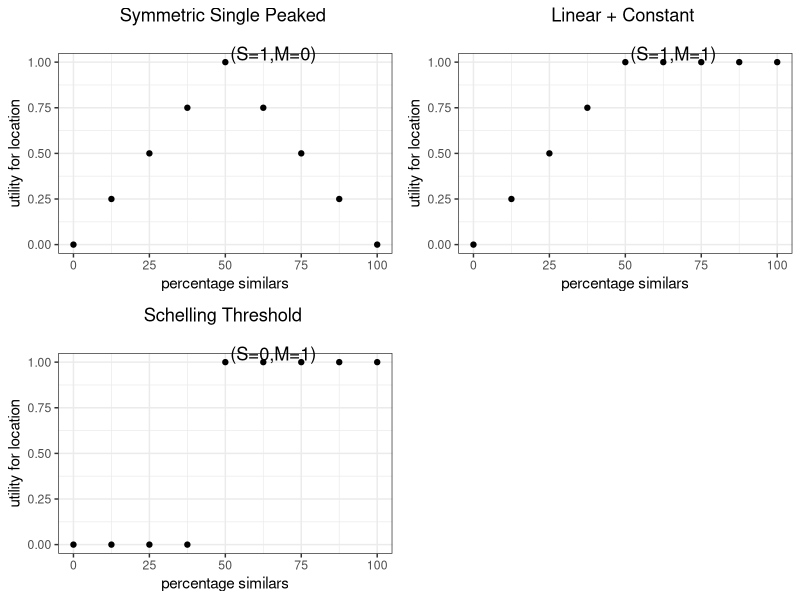
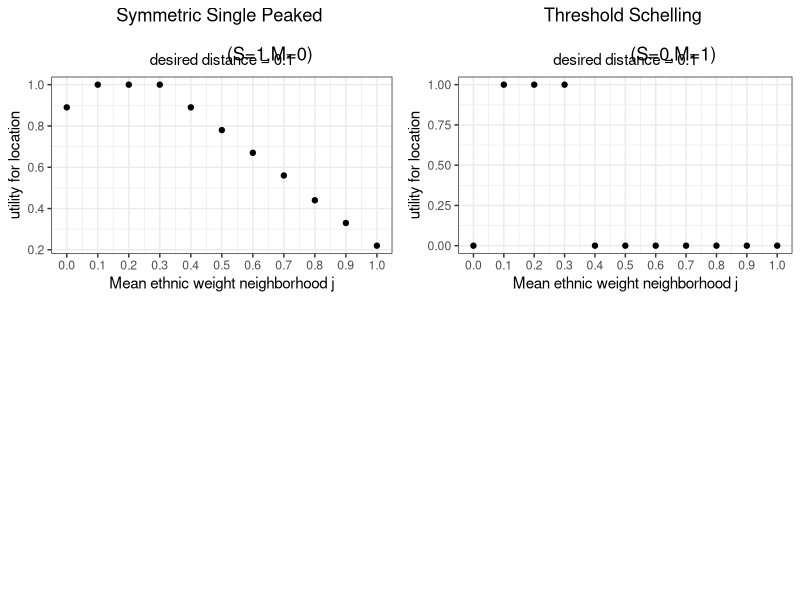
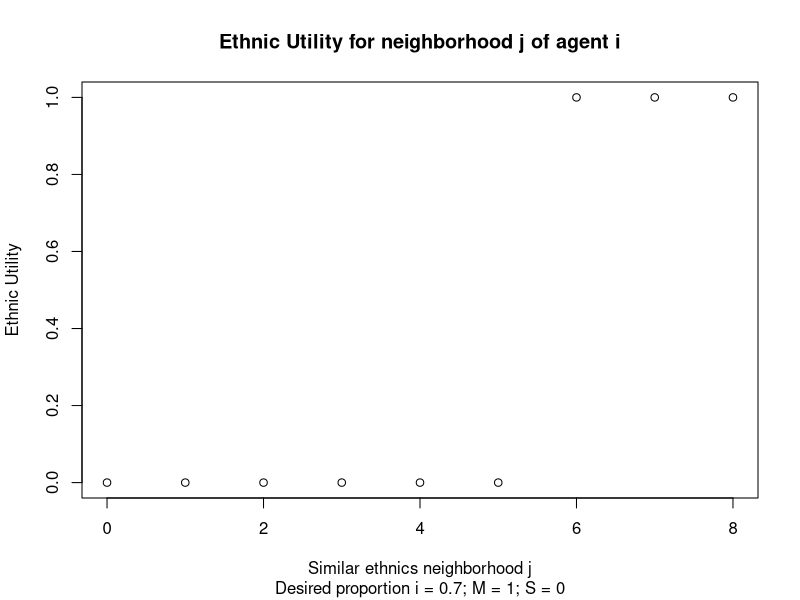
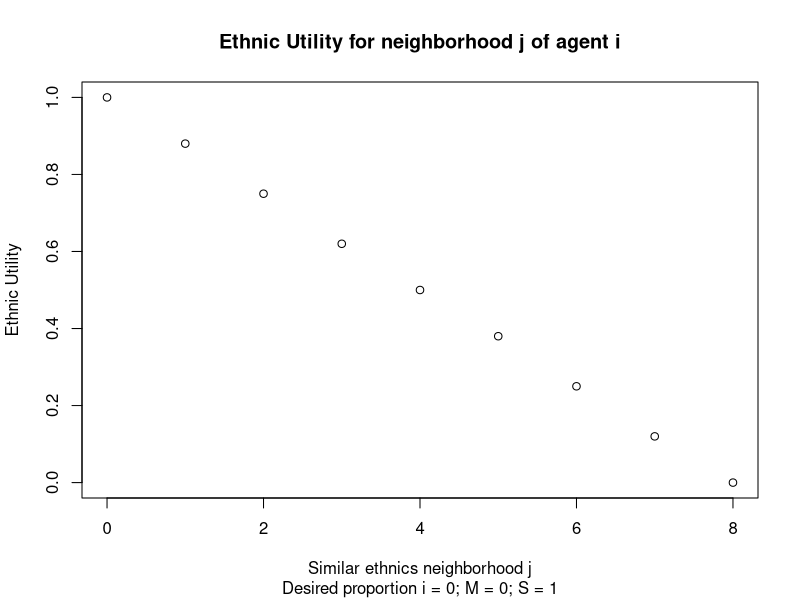
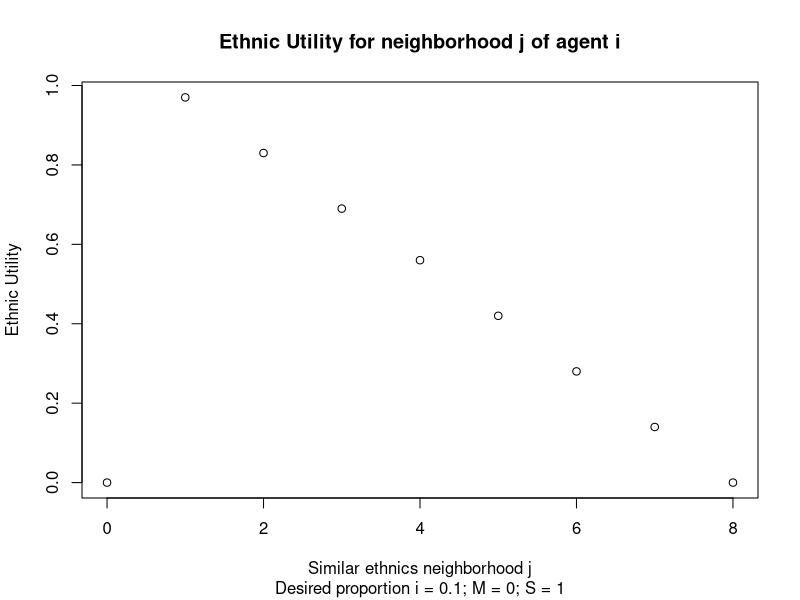
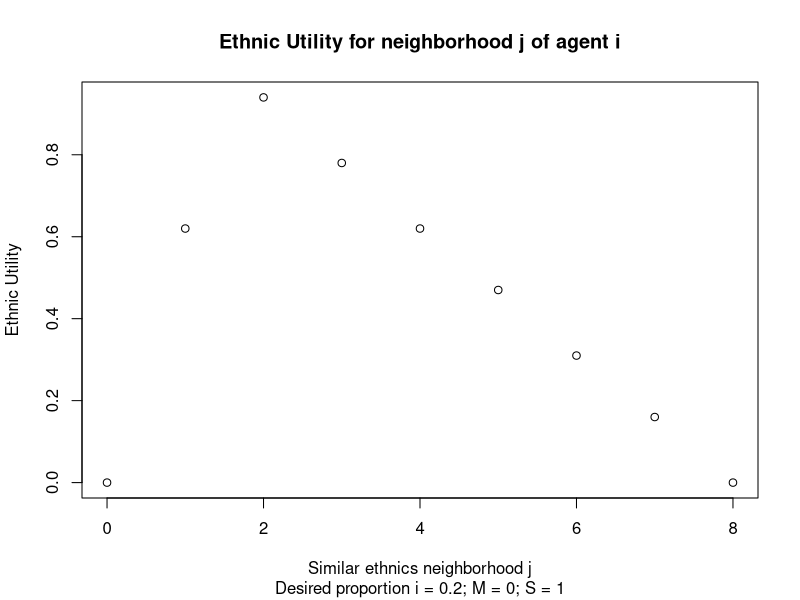
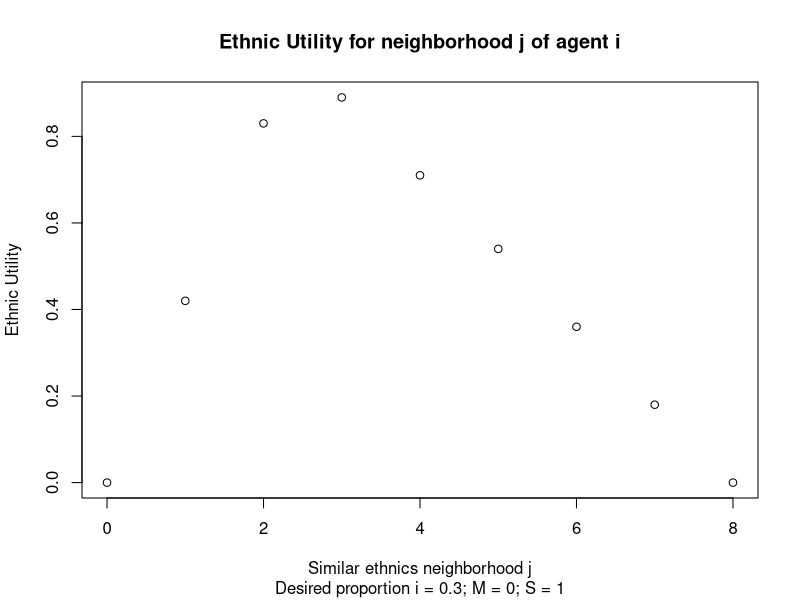
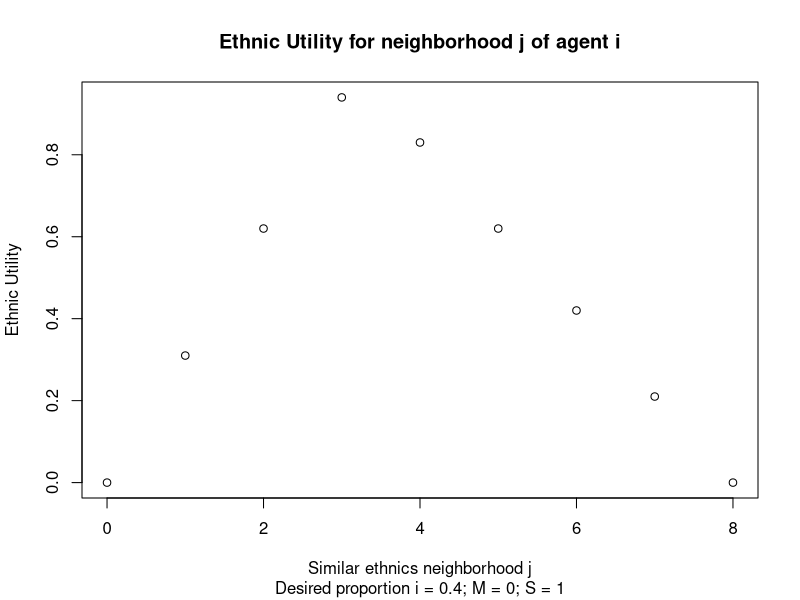

These figures' R source, in order:
## ---- chunk 1
knitr::opts_chunk$set(echo = TRUE, fig.lp="fig:")

library(Hmisc)
library(ggplot2)
library(gridExtra)
library(ggpubr)

# Here functions that are used.

# Calculation ethnic utility (for each option)
# i_e: ethnic threshold (ideal point)
# M: right-side decreasing slope
# x: number agents in neighborhood with same color
# n: total number agents in neighborhood
# S: left-side increasing slope
# Note: if (x > n){U <- NA} to show the case number of agents in neighborhood different from 8, so that utility is calculated based on this, although x-axis in graph has 8 points  (excluded from calculation)

 

 f_eth <- function(i_e,M,x,n,S){
   if (x > n){
     U <- NA}else{
   if (x < round(n*i_e,digits = 2)){
    U <- (x / round((n*i_e),digits = 2)) * S
     }else {
       U <- M + ((1- (x/n))*(1-M))/(1-i_e)   
     }
   round(U,digits = 2)
     }
 }






# Calculation value utility (for each option)

 f_val <- function(e_w,ew_ng,M,i_v,S){
   if (round(abs(e_w-ew_ng), digits=2) <= i_v) {
     U <- 1
     }else{
      U <- (M + ((1-(round(abs(e_w-ew_ng), digits=2)))*(1-M))/(1-i_v)) * S
    }
   round(U,digits = 2)
 }

# f_val <- function(e_w,ew_ng,M,i_v,S){
#   if (round(abs(e_w-ew_ng), digits=2) < i_v) {
#     U <- 1
#     }else{
#       U <- (M + ((1-(round(abs(e_w-ew_ng), digits=2)))*(1-M))/(1-i_v)) * S
#     }
#   round(U,digits = 2)
# }

# Probability (random utility with logistic regression) to relocate

prob <- function(d_u_e,d_u_v,e_w,par_v){round(1 / (1 + exp(-(e_w*10)*(d_u_e) + (-(v_w*10)*(d_u_v)))),digits= 2)}

# install.packages("tinytex", repos = "https://cloud.r-project.org" ) if debug needed?

## ---- chunk 2

# f2 <- function(p,M,x,n,S)

i_e = 0.5
M = 0
S = 1
n = 8

f0s <- f_eth(i_e,M,0,n,S)
f1s <- f_eth(i_e,M,1,n,S)
f2s <- f_eth(i_e,M,2,n,S)
f3s <- f_eth(i_e,M,3,n,S)
f4s <- f_eth(i_e,M,4,n,S)
f5s <- f_eth(i_e,M,5,n,S)
f6s <- f_eth(i_e,M,6,n,S)
f7s <- f_eth(i_e,M,7,n,S)
f8s <- f_eth(i_e,M,8,n,S)

i_e = 0.5
M = 1
S = 1
n = 8

f0c <- f_eth(i_e,M,0,n,S)
f1c <- f_eth(i_e,M,1,n,S)
f2c <- f_eth(i_e,M,2,n,S)
f3c <- f_eth(i_e,M,3,n,S)
f4c <- f_eth(i_e,M,4,n,S)
f5c <- f_eth(i_e,M,5,n,S)
f6c <- f_eth(i_e,M,6,n,S)
f7c <- f_eth(i_e,M,7,n,S)
f8c <- f_eth(i_e,M,8,n,S)


i_e = 0.5
M = 1
S = 0
n = 8

f0t <- f_eth(i_e,M,0,n,S)
f1t <- f_eth(i_e,M,1,n,S)
f2t <- f_eth(i_e,M,2,n,S)
f3t <- f_eth(i_e,M,3,n,S)
f4t <- f_eth(i_e,M,4,n,S)
f5t <- f_eth(i_e,M,5,n,S)
f6t <- f_eth(i_e,M,6,n,S)
f7t <- f_eth(i_e,M,7,n,S)
f8t <- f_eth(i_e,M,8,n,S)

Utility_S <- c(f0s,f1s,f2s,f3s,f4s,f5s,f6s,f7s,f8s)
Utility_C <- c(f0c,f1c,f2c,f3c,f4c,f5c,f6c,f7c,f8c)
Utility_T <- c(f0t,f1t,f2t,f3t,f4t,f5t,f6t,f7t,f8t)


# name_E <- paste0("Desired proportion i = ",i_e,"; M = ",M,"; S = ",S)
# plot(num_sim_col,Utility_T, xlab = "Similar ethnics neighborhood j", ylab = "Ethnic Utility",  main = "Ethnic Utility for neighborhood j of agent i",  sub = name_E)
# report_E <- paste0("M = ",M,"; S = ",S,"; Desired proportion i = ",i_e,"; Similar ethnics neighborhood j = ", seq(0, 8, by = 1), "; Utility ij = ", Utility_T)
# print(report_E)


# func_type <- c(rep("symmetric",9),rep("constant",9),rep("threshold",9))

x_graph <- rep(seq(0, 100, by = 12.5),3)
funct_symm <- c(rep("symmetric",9),rep("constant",9),rep("threshold",9))
utility_location <- c(Utility_S,Utility_C,Utility_T)

symmetric <- data.frame(x_graph[c(0:9)],utility_location[c(0:9)],funct_symm[c(0:9)])
constant <- data.frame(x_graph[c(10:18)],utility_location[c(10:18)],funct_symm[c(10:18)])
threshold <- data.frame(x_graph[c(19:27)],utility_location[c(19:27)],funct_symm[c(19:27)])

# symmetric
# constant
# threshold

symmetric_graph <- ggplot(symmetric,aes(x_graph[c(0:9)],utility_location[c(0:9)])) 
constant_graph <- ggplot(constant,aes(x_graph[c(10:18)],utility_location[c(10:18)])) 
threshold_graph <- ggplot(threshold,aes(x_graph[c(19:27)],utility_location[c(19:27)])) 

symmetric_plot <- symmetric_graph + geom_point() + theme_bw() + labs(x = "percentage similars",y = "utility for location") + ggtitle("Symmetric Single Peaked \n\r (S=1,M=0) ") + theme(plot.title = element_text(hjust = 0.5))
constant_plot <- constant_graph + geom_point() + theme_bw() + labs(x = "percentage similars",y = "utility for location") + ggtitle("Linear + Constant \n\r (S=1,M=1)") + theme(plot.title = element_text(hjust = 0.5))
threshold_plot <- threshold_graph + geom_point() + theme_bw() + labs(x = "percentage similars",y = "utility for location") + ggtitle("Schelling Threshold \n\r (S=0,M=1) ") + theme(plot.title = element_text(hjust = 0.5)) 

suppressWarnings(
grid.arrange(symmetric_plot, constant_plot,threshold_plot, ncol= 2,nrow = 2)
)



## ---- chunk 3

# f_val <- function(e_w,ew_ng,M,i_v,S)

e_w <- 0.2
e_w_ng <- seq(0.0,1.0, by = 0.1)
i_v <- 0.1
S <- 1
M <- 0

fvf0p  <- f_val(e_w,0,M,i_v,S)
fvf1p  <- f_val(e_w,0.1,M,i_v,S)
fvf2p   <- f_val(e_w,0.2,M,i_v,S)
fvf3p   <- f_val(e_w,0.3,M,i_v,S)
fvf4p   <- f_val(e_w,0.4,M,i_v,S)
fvf5p   <- f_val(e_w,0.5,M,i_v,S)
fvf6p   <- f_val(e_w,0.6,M,i_v,S)
fvf7p   <- f_val(e_w,0.7,M,i_v,S)
fvf8p   <- f_val(e_w,0.8,M,i_v,S)
fvf9p  <- f_val(e_w,0.9,M,i_v,S)
fvf10p  <- f_val(e_w,1.0,M,i_v,S)

e_w <- 0.2
e_w_ng <- seq(0.0,1.0, by = 0.1)
i_v <- 0.1
S <- 0
M <- 0 #M can be either 0 or 1, M = 0 is for declining slope, M = 1 keeps utility = 1 for values out of range, so S = 0 keeps  the threshold  with values out of the distance equal 0


fvf0t <- f_val(e_w,0,M,i_v,S)
fvf1t  <- f_val(e_w,0.1,M,i_v,S)
fvf2t   <- f_val(e_w,0.2,M,i_v,S)
fvf3t   <- f_val(e_w,0.3,M,i_v,S)
fvf4t   <- f_val(e_w,0.4,M,i_v,S)
fvf5t   <- f_val(e_w,0.5,M,i_v,S)
fvf6t  <- f_val(e_w,0.6,M,i_v,S)
fvf7t   <- f_val(e_w,0.7,M,i_v,S)
fvf8t   <- f_val(e_w,0.8,M,i_v,S)
fvf9t  <- f_val(e_w,0.9,M,i_v,S)
fvf10t  <- f_val(e_w,1.0,M,i_v,S)


x_graph_val <- seq(0.0,1.0, by = 0.1) #rep(seq(0.0,1.0, by = 0.1),2)
uti_val_pf <- c(fvf0p,fvf1p,fvf2p,fvf3p,fvf4p,fvf5p,fvf6p,fvf7p,fvf8p,fvf9p,fvf10p)
uti_val_th <- c(fvf0t,fvf1t,fvf2t,fvf3t,fvf4t,fvf5t,fvf6t,fvf7t,fvf8t,fvf9t,fvf10t)

symm_val <- data.frame(x_graph_val,uti_val_pf)
threshold_val <- data.frame(x_graph_val,uti_val_th)

# funct_symm_v <- c(rep("symmetric",9),rep("threshold",9))
  
symm_val_graph <- ggplot(symm_val,aes(x_graph_val,uti_val_pf))
thres_val_graph <- ggplot(threshold_val,aes(x_graph_val,uti_val_th))

subt_cont <- paste0("desired distance = ",i_v)

symm_val_plot <- symm_val_graph + geom_point() + theme_bw() + labs(x = "Mean ethnic weight neighborhood j",y = "utility for location") + ggtitle(label = "Symmetric Single Peaked \n\r (S=1,M=0) ",subtitle = subt_cont) + theme(plot.title = element_text(hjust = 0.5), plot.subtitle = element_text(hjust = 0.5))  + scale_x_continuous(breaks = seq(0.0,1.0,by = 0.1))

thres_val_plot <- thres_val_graph + geom_point() + theme_bw() + labs(x = "Mean ethnic weight neighborhood j",y = "utility for location") + ggtitle(label = "Threshold Schelling \n\r (S=0,M=1) ",subtitle = subt_cont) + theme(plot.title = element_text(hjust = 0.5), plot.subtitle = element_text(hjust = 0.5))  + scale_x_continuous(breaks = seq(0.0,1.0,by = 0.1))

# symm_val_plot
# thres_val_plot


suppressWarnings(
grid.arrange(symm_val_plot, thres_val_plot, ncol= 2,nrow = 2)
)


## ---- chunk 4


# f2 <- function(p,M,x,n,S)

i_e = 0.7
M = 1
S = 0
n = 8

f0m <- f_eth(i_e,M,0,n,S)
f1m <- f_eth(i_e,M,1,n,S)
f2m <- f_eth(i_e,M,2,n,S)
f3m <- f_eth(i_e,M,3,n,S)
f4m <- f_eth(i_e,M,4,n,S)
f5m <- f_eth(i_e,M,5,n,S)
f6m <- f_eth(i_e,M,6,n,S)
f7m <- f_eth(i_e,M,7,n,S)
f8m <- f_eth(i_e,M,8,n,S)

num_sim_col <- seq(0, 8, by = 1)
Utility_E <- c(f0m,f1m,f2m,f3m,f4m,f5m,f6m,f7m,f8m)
name_E <- paste0("Desired proportion i = ",i_e,"; M = ",M,"; S = ",S)

plot(num_sim_col,Utility_E, xlab = "Similar ethnics neighborhood j", ylab = "Ethnic Utility",  main = "Ethnic Utility for neighborhood j of agent i",  sub = name_E)

report_E <- paste0("M = ",M,"; S = ",S,"; Desired proportion i = ",i_e,"; Similar ethnics neighborhood j = ", seq(0, 8, by = 1), "; Utility ij = ", Utility_E)

print(report_E)

## ---- chunk 5


# f2 <- function(p,M,x,n,S)

#i_e = 0.5
M = 0
S = 1
n = 8

for (i_e in seq (0.0,1.0, by = 0.1)){
  
f0m <- f_eth(i_e,M,0,n,S)
f1m <- f_eth(i_e,M,1,n,S)
f2m <- f_eth(i_e,M,2,n,S)
f3m <- f_eth(i_e,M,3,n,S)
f4m <- f_eth(i_e,M,4,n,S)
f5m <- f_eth(i_e,M,5,n,S)
f6m <- f_eth(i_e,M,6,n,S)
f7m <- f_eth(i_e,M,7,n,S)
f8m <- f_eth(i_e,M,8,n,S)

num_sim_col <- seq(0, 8, by = 1)
Utility_E <- c(f0m,f1m,f2m,f3m,f4m,f5m,f6m,f7m,f8m)
name_E <- paste0("Desired proportion i = ",i_e,"; M = ",M,"; S = ",S)

plot(num_sim_col,Utility_E, xlab = "Similar ethnics neighborhood j", ylab = "Ethnic Utility",  main = "Ethnic Utility for neighborhood j of agent i",  sub = name_E)

report_E <- paste0("M = ",M,"; S = ",S,"; Desired proportion i = ",i_e,"; Similar ethnics neighborhood j = ", seq(0, 8, by = 1), "; Utility ij = ", Utility_E)

print(report_E)

}
## ---- chunk 6

i_v <- 0.1
S  <- 1
M <- 0 #different values  of M do change results, even for M < 1

for (e_w in seq (0.0,1.0, by = 0.1)){

fv0d2 <- f_val(e_w,0,M,i_v,S)
fv1d2 <- f_val(e_w,0.1,M,i_v,S)
fv2d2 <- f_val(e_w,0.2,M,i_v,S)
fv3d2 <- f_val(e_w,0.3,M,i_v,S)
fv4d2 <- f_val(e_w,0.4,M,i_v,S)
fv5d2 <- f_val(e_w,0.5,M,i_v,S)
fv6d2 <- f_val(e_w,0.6,M,i_v,S)
fv7d2 <- f_val(e_w,0.7,M,i_v,S)
fv8d2 <- f_val(e_w,0.8,M,i_v,S)
fv9d2 <- f_val(e_w,0.9,M,i_v,S)
fv10d2 <- f_val(e_w,1.0,M,i_v,S)

value_mean_neighborhood <- seq(0.0, 1.0, by = 0.1)
Utility_V <- c(fv0d2,fv1d2,fv2d2,fv3d2,fv4d2,fv5d2,fv6d2,fv7d2,fv8d2,fv9d2,fv10d2)
name_V <- paste0("Ethnic weight i = ", e_w,"; desired distance i = ",i_v,"; M = ",M,"; S = ",S)

plot(value_mean_neighborhood,Utility_V, xlab = "Mean ethnic weight neighborhood j", ylab = "Value Utility neighborhood j",  main = "Value Utility for neighborhood j of agent i",  sub = name_V)

report_v <- paste0(name_V,"; Mean ethnic weight j = ", seq(0.0, 1.0, by = 0.1), "; Utility ij = ", Utility_V)

print(report_v)

}

## ---- chunk 7

for (d_u_e in seq (-1.0,1.0, by = 0.1)){
  
e_w <- 1
v_w <- 1-e_w

# d_u_e <- -1

dis_0   <- prob(d_u_e,0.0,e_w,v_w)
dis_0.1 <- prob(d_u_e,0.1,e_w,v_w)
dis_0.2 <- prob(d_u_e,0.2,e_w,v_w)
dis_0.3 <- prob(d_u_e,0.3,e_w,v_w)
dis_0.4 <- prob(d_u_e,0.4,e_w,v_w)
dis_0.5 <- prob(d_u_e,0.5,e_w,v_w)
dis_0.6 <- prob(d_u_e,0.6,e_w,v_w)
dis_0.7 <- prob(d_u_e,0.7,e_w,v_w)
dis_0.8 <- prob(d_u_e,0.8,e_w,v_w)
dis_0.9 <- prob(d_u_e,0.9,e_w,v_w)
dis_1   <- prob(d_u_e,1.0,e_w,v_w)
dis_0.1neg <- prob(d_u_e,-0.1,e_w,v_w)
dis_0.2neg <- prob(d_u_e,-0.2,e_w,v_w)
dis_0.3neg <- prob(d_u_e,-0.3,e_w,v_w)
dis_0.4neg <- prob(d_u_e,-0.4,e_w,v_w)
dis_0.5neg <- prob(d_u_e,-0.5,e_w,v_w)
dis_0.6neg <- prob(d_u_e,-0.6,e_w,v_w)
dis_0.7neg <- prob(d_u_e,-0.7,e_w,v_w)
dis_0.8neg <- prob(d_u_e,-0.8,e_w,v_w)
dis_0.9neg <- prob(d_u_e,-0.9,e_w,v_w)
dis_1neg   <- prob(d_u_e,-1.0,e_w,v_w)
  
  value_difference <- seq(-1.0,1.0, by = 0.1)
  prob_relocation <- seq(0.0, 1.0,  by = 0.1)
  
  prob_choice <- c(dis_1neg,dis_0.9neg,dis_0.8neg,dis_0.7neg,dis_0.6neg,dis_0.5neg,dis_0.4neg,dis_0.3neg,dis_0.2neg,dis_0.1neg,dis_0,dis_0.1,dis_0.2,dis_0.3,dis_0.4,dis_0.5,dis_0.6,dis_0.7,dis_0.8,dis_0.9,dis_1)
  
  name_diff <- paste0("Note: "," Ethnic parameter = ", e_w*10," ;"," Value parameter = ", v_w*10, 
                      "\r\n Utility Difference -1 = MIN Utility Alternative, 1 = MAX Utility Alternative")
  
  name_diff_title <-paste0("Probability to move to alternative","\r\n Difference Ethnic Utility (Alternative - Current) = ", d_u_e)
  
plot(value_difference,prob_choice, xlab = "x-axis: Difference Value Utility (Alternative - Current) \r\n",ylab = "probability", main = name_diff_title, sub = name_diff,ylim = c(0,1), yaxt = 'n')
axis(2,at=seq(0.0, 1.0, by = 0.25))

}


## ---- chunk 8

prob <- function(d_u_e,d_u_v,par_e,par_v){round(1 / (1 + exp(-par_e*(d_u_e) + (-par_v*(d_u_v)))),digits= 2)}

for (d_u_e in seq (-1.0,1.0, by = 0.1)){
  
par_e <- 10
par_v <- 10 - par_e

# d_u_e <- -1

  dis_0p   <- prob(d_u_e,0.0,par_e,par_v)
dis_0.1p <- prob(d_u_e,0.1,par_e,par_v)
dis_0.2p <- prob(d_u_e,0.2,par_e,par_v)
dis_0.3p <- prob(d_u_e,0.3,par_e,par_v)
dis_0.4p <- prob(d_u_e,0.4,par_e,par_v)
dis_0.5p <- prob(d_u_e,0.5,par_e,par_v)
dis_0.6p <- prob(d_u_e,0.6,par_e,par_v)
dis_0.7p <- prob(d_u_e,0.7,par_e,par_v)
dis_0.8p <- prob(d_u_e,0.8,par_e,par_v)
dis_0.9p <- prob(d_u_e,0.9,par_e,par_v)
dis_1p  <- prob(d_u_e,1.0,par_e,par_v)
dis_0.1negp <- prob(d_u_e,-0.1,par_e,par_v)
dis_0.2negp <- prob(d_u_e,-0.2,par_e,par_v)
dis_0.3negp <- prob(d_u_e,-0.3,par_e,par_v)
dis_0.4negp <- prob(d_u_e,-0.4,par_e,par_v)
dis_0.5negp <- prob(d_u_e,-0.5,par_e,par_v)
dis_0.6negp <- prob(d_u_e,-0.6,par_e,par_v)
dis_0.7negp <- prob(d_u_e,-0.7,par_e,par_v)
dis_0.8negp <- prob(d_u_e,-0.8,par_e,par_v)
dis_0.9negp <- prob(d_u_e,-0.9,par_e,par_v)
dis_1negp   <- prob(d_u_e,-1.0,par_e,par_v)
  
  value_difference <- seq(-1.0,1.0, by = 0.1)
  prob_relocation <- seq(0.0, 1.0,  by = 0.1)
  
  prob_choicep <- c(dis_1negp,dis_0.9negp,dis_0.8negp,dis_0.7negp,dis_0.6negp,dis_0.5negp,dis_0.4negp,dis_0.3negp,dis_0.2negp,dis_0.1negp,dis_0p,dis_0.1p,dis_0.2p,dis_0.3p,dis_0.4p,dis_0.5p,dis_0.6p,dis_0.7p,dis_0.8p,dis_0.9p,dis_1p)
  
  name_diff <- paste0("Note: "," Ethnic parameter = ", par_e," ;"," Value parameter = ", par_v, 
                      "\r\n Utility Difference -1 = MIN Utility Alternative, 1 = MAX Utility Alternative")
  
  name_diff_title <-paste0("Probability to move to alternative","\r\n Difference Ethnic Utility (Alternative - Current) = ", d_u_e)
  
plot(value_difference,prob_choicep, xlab = "x-axis: Difference Value Utility (Alternative - Current) \r\n",ylab = "probability", main = name_diff_title, sub = name_diff,ylim = c(0,1), yaxt = 'n')
axis(2,at=seq(0.0, 1.0, by = 0.25))

}


## ---- chunk 9

# f0t6 <- f(0.5,0.6,0,6)
# f1t6 <- f(0.5,0.6,1,6)
# f2t6<- f(0.5,0.6,2,6)
# f3t6 <- f(0.5,0.6,3,6)
# f4t6 <- f(0.5,0.6,4,6)
# f5t6 <- f(0.5,0.6,5,6)
# f6t6 <- f(0.5,0.6,6,6)

# utilityt6 <- c(f0t6,f1t6,f2t6,f3t6,f4t6,f5t6,f6t6)
# concentrationt6 <- c(0:6)


# print(utilityt8)
# plot(concentrationt6,utilityt6)

## ---- chunk 10



# f0m <- f(0.5,1,0,8)
# f1m <- f(0.5,1,1,8)
# f2m <- f(0.5,1,2,8)
# f3m <- f(0.5,1,3,8)
# f4m <- f(0.5,1,4,8)
# f5m <- f(0.5,1,5,8)
# f6m <- f(0.5,1,6,8)
# f7m <- f(0.5,1,7,8)
# f8m <- f(0.5,1,8,8)

# utility_Moore <- c(f0m,f1m,f2m,f3m,f4m,f5m,f6m,f7m,f8m)
# concentrationm <- c(0:8)


# print(utilitym)
# plot(concentrationm,utility_Moore)
## ---- chunk 11



# f0m <- f(0.5,0,0,8)
# f1m <- f(0.5,0,1,8)
# f2m <- f(0.5,0,2,8)
# f3m <- f(0.5,0,3,8)
# f4m <- f(0.5,0,4,8)
# f5m <- f(0.5,0,5,8)
# f6m <- f(0.5,0,6,8)
# f7m <- f(0.5,0,7,8)
# f8m <- f(0.5,0,8,8)

# utility_Moore <- c(f0m,f1m,f2m,f3m,f4m,f5m,f6m,f7m,f8m)
# concentrationm <- c(0:8)


# print(utilitym)
# plot(concentrationm,utility_Moore)
## ---- chunk 12


x_graph_overlap <- rep(seq(0, 100, by = 12.5),4)

S_0 <- c(0,0,0,0,0,NA,NA,NA,NA)
M_1 <- c(NA,NA,NA,NA,1,1,1,1,1)
S_1 <- c(0,0.25,0.5,0.75,1,NA,NA,NA,NA)
M_0 <- c(NA,NA,NA,NA,1,0.75,0.5,0.25,0)

funct_overlap <- c(rep("S = 0",9),rep("M = 1",9),rep("S = 1",9),rep("M = 0",9))
utility_overlap <- c(S_0,M_1,S_1,M_0)

overlap <- data.frame(x_graph_overlap,utility_overlap,funct_overlap)


# overlap

graph_overlap <- ggplot(overlap,aes(x_graph_overlap,utility_overlap))

suppressWarnings(print(
graph_overlap + geom_line(aes(colour = funct_overlap)) + scale_color_manual(values = c("red","forestgreen","black","purple"),name = "Parameters Setting") + theme_bw() + labs(x = "percentage similars",y = "utility for location")
))
